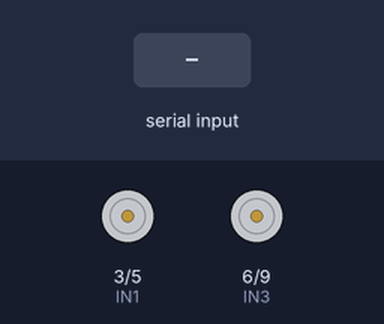
A sketch run on a simulated Arduino Uno, built with avr-gcc and run on an emulated ATmega328P. Parts: motor-driver pin pairs drawn as motors (green arrow = first pin HIGH = forward, orange = second pin HIGH = backward, longer = more drive). The inputs (shaded band) are chosen by the test bench.

Above: at 1.2 s.
1.3 s: "F" received over the second serial link
At 1.6 s:
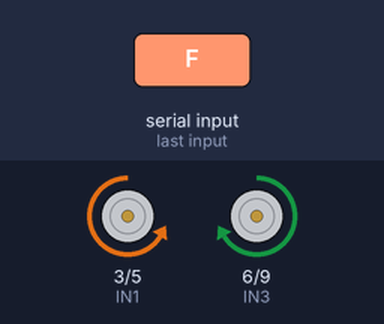
2.8 s: "B" received over the second serial link
At 3.9 s:
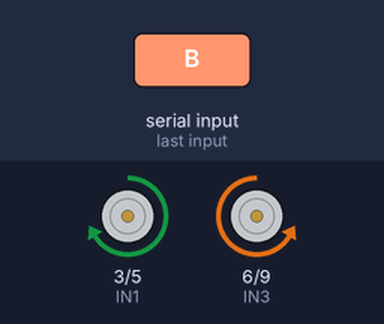
4.3 s: "L" received over the second serial link
At 5.0 s:
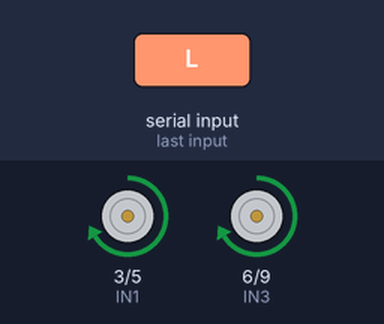
5.8 s: "R" received over the second serial link
At 6.2 s:
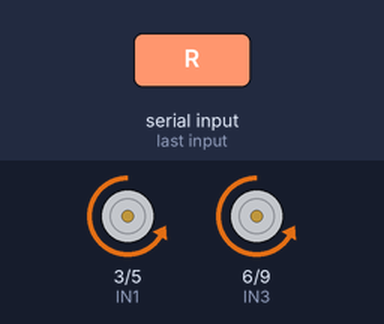
Timing chart, 0 to 8.3 s (numbered marks = the images above; inputs shaded):
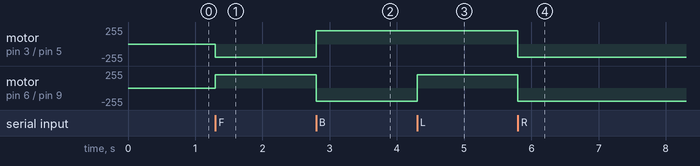

The sketch:

sketch_sep12b.ino
```cpp
#include "SoftwareSerial.h" // import the serial library \

 const int IN1 = 3;
 const int IN2 = 5;
 const int IN3 = 6;
 const int IN4 = 9;
 int BluetoothData;
 SoftwareSerial HC05 (10, 11); // RX, TX
 int SPEED_Control = 200;
 void setup () {
 // FIRST, define the Motor's pin as an OUTPUT

 pinMode (IN1, OUTPUT); // Right Motor 1st wire
 pinMode (IN2, OUTPUT); // Right Motor 2nd wire
 pinMode (IN3, OUTPUT); // left Motor 1st wire
 pinMode (IN4, OUTPUT); // left Motor 2nd wire
 HC05. begin (9600);
 }
 void FORWARD (int Speed) {
 // When we want to let Motor To Rotate clock wise
 // Just void this part on the loop section.

 analogWrite (IN1,0);
 analogWrite (IN2, Speed);
 analogWrite (IN3, Speed);
 analogWrite (IN4,0);
 }
 void BACKWARD (int Speed) {
 // When we want to let Motor To Rotate Counter clock wise
 // Just void this part on the loop section.
 analogWrite (IN1, Speed);
 analogWrite (IN2,0);
 analogWrite (IN3,0);
 analogWrite (IN4, Speed);
 }
 void LEFT (int Speed) {
 // When we want to let Motor To Rotate Counter clock wise
 // Just void this part on the loop section.
 analogWrite (IN1,0);
 analogWrite (IN2, Speed);
 analogWrite (IN3,0);
 analogWrite (IN4, Speed);
 }
 void RIGHT (int Speed) {
 // When we want to let Motor To Rotate Counter clock wise
 // Just void this part on the loop section.
 analogWrite (IN1, Speed);
 analogWrite (IN2,0);
 analogWrite (IN3, Speed);
 analogWrite (IN4,0);
 }

 void Stop () {
 // When we want to let Motor To Rotate clock wise
 // Just void this part on the loop section.
 analogWrite (IN1,0);
 analogWrite (IN2,0);
 analogWrite (IN3,0);
 analogWrite (IN4,0);
 }

 void loop () {
 // Rise Up

 if (HC05. available ()) {
 BluetoothData = HC05. read ();
 Serial. println (BluetoothData);

 if (BluetoothData == 'F') {// if number 1 pressed ....
 FORWARD (SPEED_Control);
 }
 if (BluetoothData == 'B') {// if number 1 pressed ....
 BACKWARD (SPEED_Control);
 }
 if (BluetoothData == 'L') {// if number 1 pressed ....
 RIGHT (SPEED_Control);

 }
 if (BluetoothData == 'R') {// if number 1 pressed ....
 LEFT (SPEED_Control);
 }
 if (BluetoothData == 'S') {// if number 1 pressed ....
 Stop ();
 }
 if (BluetoothData == '0') {SPEED_Control = 0;} // Speed
 if (BluetoothData == '1') {SPEED_Control = 50;  } // Speed
 if (BluetoothData == '2') {SPEED_Control = 100;  } // Speed
 if (BluetoothData == '3') {SPEED_Control = 120;  } // Speed
 if (BluetoothData == '4') {SPEED_Control = 140;  } // Speed
 if (BluetoothData == '5') {SPEED_Control = 160;  } // Speed
 if (BluetoothData == '6') {SPEED_Control = 180;  } // Speed
 if (BluetoothData == '7') {SPEED_Control = 200;  } // Speed
 if (BluetoothData == '8') {SPEED_Control = 220;  } // Speed
 if (BluetoothData == '9') {SPEED_Control = 240;  } // Speed
 if (BluetoothData == 'q') {SPEED_Control = 255;  } // Speed
 }
 }
```

Measured:
- after the input at 1.3 s, motor on pin 3 (IN1) / pin 5 (IN2): stopped → backward 200/255 at once; motor on pin 6 (IN3) / pin 9 (IN4): stopped → forward 200/255 at once
- after the input at 2.8 s, motor on pin 3 (IN1) / pin 5 (IN2): backward 200/255 → forward 200/255 at once; motor on pin 6 (IN3) / pin 9 (IN4): forward 200/255 → backward 200/255 at once
- after the input at 4.3 s, motor on pin 6 (IN3) / pin 9 (IN4): backward 200/255 → forward 200/255 at once
- after the input at 5.8 s, motor on pin 3 (IN1) / pin 5 (IN2), motor on pin 6 (IN3) / pin 9 (IN4): forward 200/255 → backward 200/255 at once
